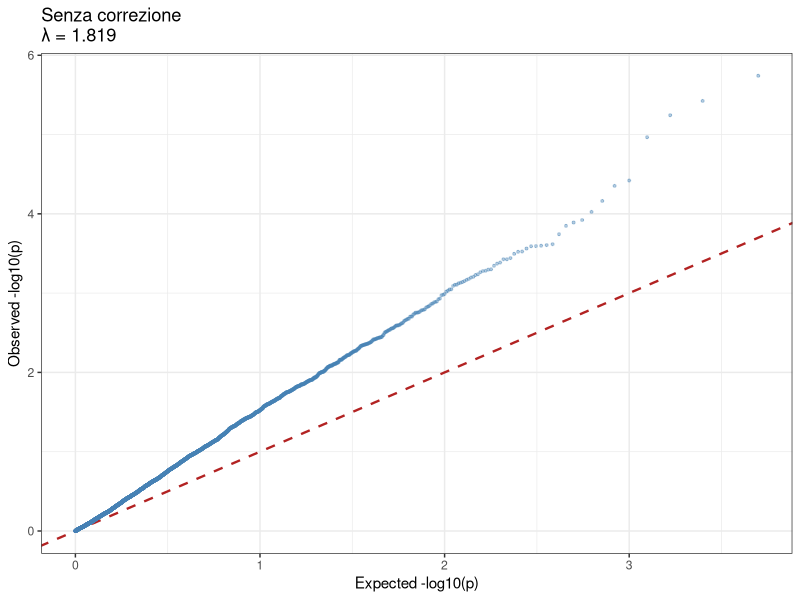
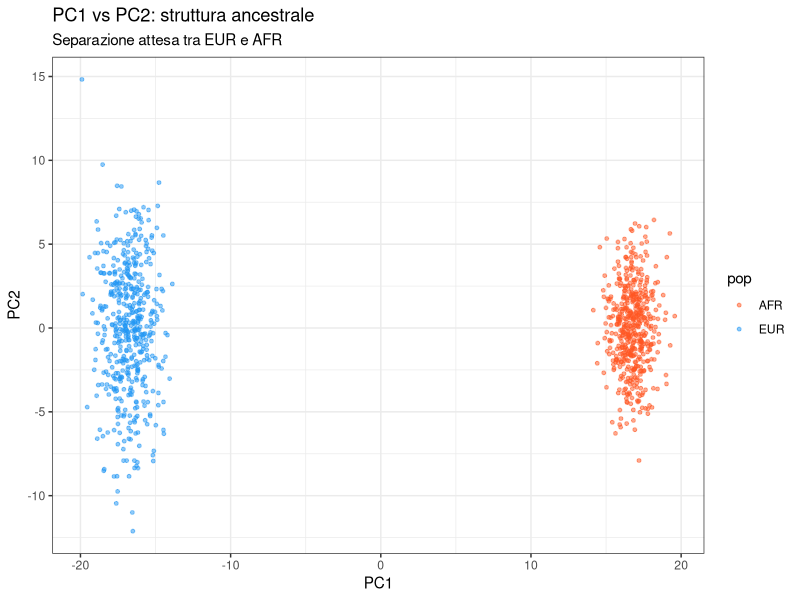
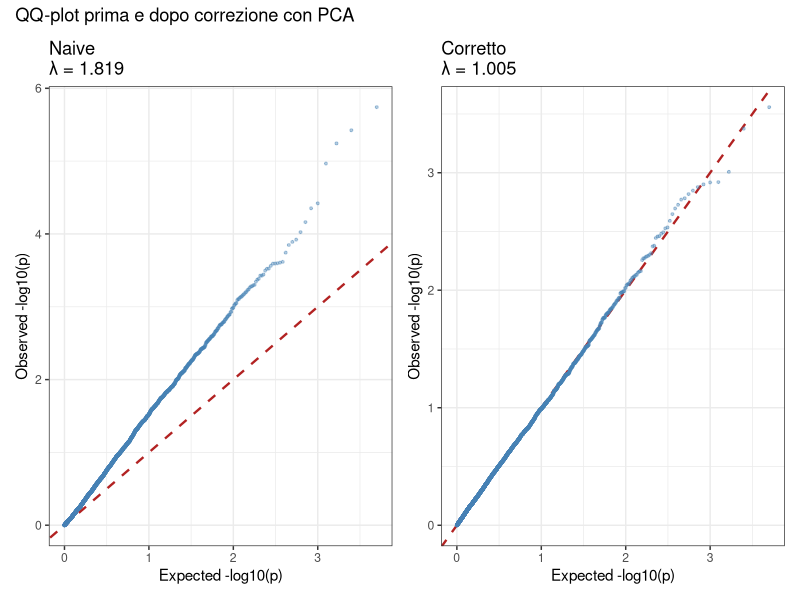

The R script that drew these images, in order:



#install.packages(c("ggplot2","dplyr","tidyr","patchwork"))
library(ggplot2); library(dplyr)
library(tidyr);   library(patchwork)


 
# (1) Generazione dei dati 

set.seed(530)

n_eur  <- 500          # individui popolazione EUR
n_afr  <- 500          # individui popolazione AFR
n      <- n_eur + n_afr # totale
M      <- 5000         # SNP da testare
M_causal <- 20        # SNP causali (veri positivi)

# Frequenze alleliche (MAF) per ogni SNP nelle due popolazioni
# La differenza nelle frequenze simula la stratificazione
maf_eur <- runif(M, 0.05, 0.50)
delta   <- rnorm(M, mean = 0, sd = 0.15) # diff. differenziazione
maf_afr <- pmin(pmax(maf_eur + delta, 0.01), 0.99)


# matrice genotipica
# Genotipo: 0,1,2 copie dell'allele di rischio (Hardy-Weinberg)
# EUR: ciascun individuo ha 2 draw bernoulliani per ogni SNP
geno_eur <- matrix(
  rbinom(n_eur * M, size = 2, prob = rep(maf_eur, each = n_eur)),
  nrow = n_eur, ncol = M
)
geno_afr <- matrix(
  rbinom(n_afr * M, size = 2, prob = rep(maf_afr, each = n_afr)),
  nrow = n_afr, ncol = M
)
geno <- rbind(geno_eur, geno_afr)  # matrice n × M

# Etichetta di popolazione (covariate "nascosta")
pop <- c(rep("EUR", n_eur), rep("AFR", n_afr))


# simulazione del fenotipo di stratificazione

# Fenotipo binario: la malattia è più comune in AFR (struttura!
# Questo NON è un effetto genetico — è confounding per popolazione)
prob_eur <- 0.30   # prevalenza in EUR
prob_afr <- 0.55   # prevalenza in AFR (confounding)

y_eur <- rbinom(n_eur, 1, prob_eur)
y_afr <- rbinom(n_afr, 1, prob_afr)
y     <- c(y_eur, y_afr)

# Aggiungi effetto reale per M_causal SNP scelti a caso
causal_idx <- sample(1:M, M_causal)
for (i in causal_idx) {
  y <- y + rbinom(n, 1, prob = geno[, i] * 0.08)
}
y <- as.integer(y > 0)  # rimette a binario


# Plot del background genetico


# Test di associazione: regressione logistica semplice, un SNP alla volta
# In pratica equivale a un chi-quadro 1 gdl per grandi n
pvals_naive <- numeric(M)
for (j in 1:M) {
  fit <- glm(y ~ geno[, j], family = binomial())
  pvals_naive[j] <- coef(summary(fit))[2, "Pr(>|z|)"]
}


# . . . 

#  (2) Calcolo λ genomico e QQplot

# Formula: mediana(chi2_obs) / mediana(chi2 atteso sotto H0)
chi2_naive  <- qchisq(1 - pvals_naive, df = 1)
lambda_naive <- median(chi2_naive) / qchisq(0.5, df = 1)

# atteso >> 1 — inflazione da stratificazione

qq_plot <- function(pvals, title = "", lambda = NULL) {
  n_snp   <- length(pvals)
  obs     <- sort(-log10(pvals))
  exp     <- -log10((1:n_snp) / (n_snp + 1))
  df      <- data.frame(exp = rev(exp), obs = obs)
  lbl     <- if (!is.null(lambda))
    paste0(title, "\nλ = ", round(lambda, 3)) else title
  
  ggplot(df, aes(exp, obs)) +
    geom_abline(slope = 1, intercept = 0,
                color = "firebrick", lty = 2, linewidth = .8) +
    geom_point(alpha = .4, size = .7, color = "steelblue") +
    labs(x = "Expected -log10(p)",
         y = "Observed -log10(p)", title = lbl) +
    theme_bw(base_size = 11)
}

p1 <- qq_plot(pvals_naive,
              title = "Senza correzione",
              lambda = lambda_naive)
print(p1)



# . . . 

# (3) PCA e correzione


# Normalizzazione di Price et al. 2006
# x*_ij = (x_ij - 2*p_j) / sqrt(2 * p_j * (1 - p_j))
maf_obs <- colMeans(geno) / 2         # frequenza stimata per ogni SNP
sd_snp  <- sqrt(2 * maf_obs * (1 - maf_obs))

# Rimuovi SNP monomorfi (sd = 0) per evitare divisioni per zero
keep    <- sd_snp > 0
geno_n  <- scale(geno[, keep],
                 center = 2 * maf_obs[keep],
                 scale  = sd_snp[keep])

# PCA via SVD (più efficiente di prcomp per grandi matrici)
# Usiamo solo le prime K componenti — via svds dal pacchetto RSpectra
# Alternativa base R (più lenta ma sempre disponibile):
pca_res <- prcomp(geno_n, center = FALSE, scale. = FALSE, rank. = 10)
PCs     <- pca_res$x   # matrice n × 10

# Plot
df_pca <- data.frame(PC1 = PCs[,1], PC2 = PCs[,2], pop = pop)

ggplot(df_pca, aes(PC1, PC2, color = pop)) +
  geom_point(alpha = .5, size = 1) +
  scale_color_manual(values = c(EUR = "#2196F3", AFR = "#FF5722")) +
  labs(title = "PC1 vs PC2: struttura ancestrale",
       subtitle = "Separazione attesa tra EUR e AFR") +
  theme_bw(base_size = 11)

# Varianza spiegata
var_exp <- (pca_res$sdev^2) / sum(pca_res$sdev^2) * 100
cat("PC1:", round(var_exp[1], 1), "% varianza\n")
cat("PC2:", round(var_exp[2], 1), "% varianza\n")

# Test corretto per le prime k covariate

K <- 2  # tipicamente 10; qui 2 bastano (solo 2 pop)
covars  <- PCs[, 1:K, drop = FALSE]

pvals_corrected <- numeric(M)
for (j in 1:M) {
  fit <- glm(y ~ geno[, j] + covars, family = binomial())
  pvals_corrected[j] <- coef(summary(fit))[2, "Pr(>|z|)"]
}

# Ricalcola λ dopo correzione
chi2_corr     <- qchisq(1 - pvals_corrected, df = 1)
lambda_corr   <- median(chi2_corr) / qchisq(0.5, df = 1)
cat("λ corretto:", round(lambda_corr, 3), "\n")

# Plot a confronto (patchwork)
p1 <- qq_plot(pvals_naive,     "Naive",    lambda_naive)
p2 <- qq_plot(pvals_corrected, "Corretto", lambda_corr)
p1 + p2 + plot_annotation(
  title = "QQ-plot prima e dopo correzione con PCA")
